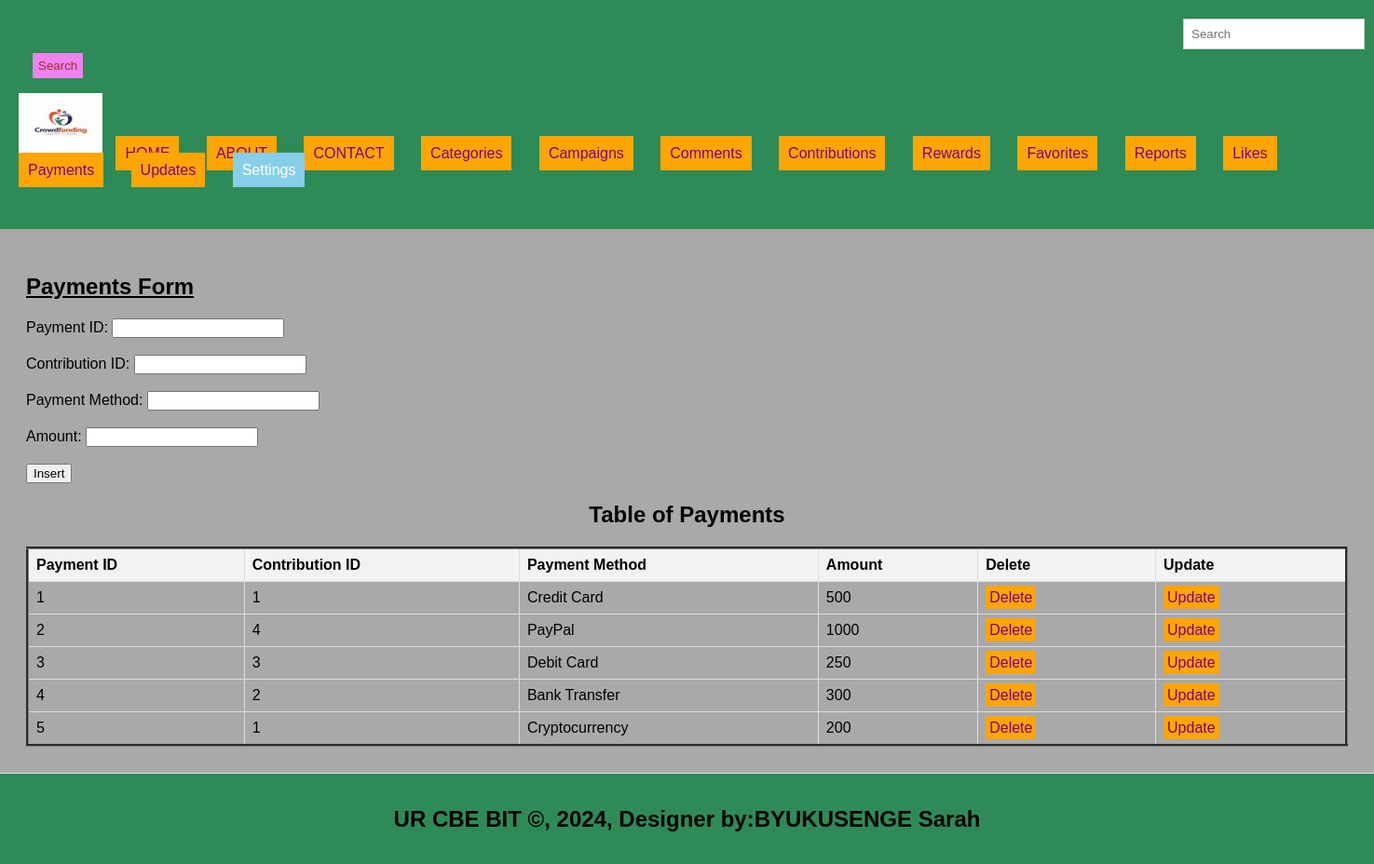
The page /payments.php on the database its author committed.
### tables this page shows
CREATE TABLE `payments` (
  `payment_id` int(11) NOT NULL,
  `contribution_id` int(11) DEFAULT NULL,
  `payment_method` varchar(50) DEFAULT NULL,
  `amount` float DEFAULT NULL
);

### payments.php (the view, shortened to what this page needs)
<!DOCTYPE html>
<html lang="en">
<head>
  <link rel="stylesheet" type="text/css" href="style.css" title="style 1" media="screen, tv, projection, handheld, print"/>
  </head>
  <header>
<body bgcolor="darkgrey">
  <form method="GET" class="d-flex" role="search" action="search.php">
      <input class="form-control me-2" type="search" placeholder="Search" aria-label="Search" name="query">
      <button class="btn btn-outline-success" type="submit">Search</button>
    </form>
  <ul style="list-style-type: none; padding: 0;">
    <li style="display: inline; margin-right: 10px;">
    <img src="./image/logopictr.jpeg" width="90" height="70" alt="Logo">
  </li>
    <li style="display: inline; margin-right: 10px;"><a href="./home.html">HOME</a></li>
    <li style="display: inline; margin-right: 10px;"><a href="./about.html">ABOUT</a></li>
    <li style="display: inline; margin-right: 10px;"><a href="./contact.html">CONTACT</a></li>
    <li style="display: inline; margin-right: 10px;"><a href="./categories.php">Categories</a></li>
    <li style="display: inline; margin-right: 10px;"><a href="./campaigns.php">Campaigns</a></li>
    <li style="display: inline; margin-right: 10px;"><a href="./comments.php">Comments</a></li>
    <li style="display: inline; margin-right: 10px;"><a href="./contributions.php">Contributions</a></li>
    <li style="display: inline; margin-right: 10px;"><a href="./rewards.php">Rewards</a></li>
    <li style="display: inline; margin-right: 10px;"><a href="./favorites.php">Favorites</a></li>
    <li style="display: inline; margin-right: 10px;"><a href="./reports.php">Reports</a></li>
    <li style="display: inline; margin-right: 10px;"><a href="./likes.php">Likes</a></li>
    <li style="display: inline; margin-right: 10px;"><a href="./payments.php">Payments</a></li>
    <li style="display: inline; margin-right: 10px;"><a href="./updates.php">Updates</a></li>
    <li class="dropdown" style="display: inline; margin-right: 10px;">
      <a href="#" style="padding: 10px; color: white; background-color: skyblue; text-decoration: none; margin-right: 15px;">Settings</a>
    </li><br><br>
  </ul>
</header>
<section>
<h1><u> Payments Form </u></h1>
<form method="post" onsubmit="return confirmInsert();">
    <label for="payment_id">Payment ID:</label>
    <input type="number" id="payment_id" name="payment_id"><br><br>
    <label for="contribution_id">Contribution ID:</label>
    <input type="number" id="contribution_id" name="contribution_id"><br><br>
    <label for="payment_method">Payment Method:</label>
    <input type="text" id="payment_method" name="payment_method" required><br><br>
    <label for="amount">Amount:</label>
    <input type="number" id="amount" name="amount" required><br><br>
    <input type="submit" name="add" value="Insert">
</form>
<!DOCTYPE html>
<html>
<head>
</head>
<body>
    <center><h2>Table of Payments</h2></center>
    <table border="3">
        <tr>
            <th>Payment ID</th>
            <th>Contribution ID</th>
            <th>Payment Method</th>
            <th>Amount</th>
            <th>Delete</th>
            <th>Update</th>
        </tr>
        <?php
        include('db_connection.php');
        $sql = "SELECT * FROM payments";
        $result = $connection->query($sql);
        if ($result->num_rows > 0) {
            while ($row = $result->fetch_assoc()) {
                $payment_id = $row['payment_id'];
                echo "<tr>
                    <td>" . $row['payment_id'] . "</td>
                    <td>" . $row['contribution_id'] . "</td>
                    <td>" . $row['payment_method'] . "</td>
                    <td>" . $row['amount'] . "</td>
                    <td><a style='padding:4px' href='delete_payments.php?payment_id=$payment_id'>Delete</a></td>
                    <td><a style='padding:4px' href='update_payments.php?payment_id=$payment_id'>Update</a></td>
                </tr>";
            }
        } else {
            echo "<tr><td colspan='6'>No data found</td></tr>";
        }
        ?>
    </table>
</body>
</section>
<footer>
  <center>
    <b><h2>UR CBE BIT &copy, 2024, Designer by:BYUKUSENGE Sarah</h2></b>
  </center>
</footer>
</body>
</html>

### style.css (style rules this page uses)
body { font-family: Arial, sans-serif; margin: 0; padding: 0; }
.form-control { padding: 8px; margin-left: 4px; border: 1px solid #ccc; }
.btn { padding: 6px; background-color: violet; color: brown; border: none; }
.dropdown { position: relative; display: inline; margin-right: 10px; }
body { font-family: Arial,sans-serif; margin:0; padding:0; }
header { background-color:seagreen; padding: 20px; }
.dropdown { position: right; display:right; direction:rtl; }
section { padding:28px; border-bottom: 1px solid #ddd; }
footer { text-align: center; padding: 15px; background-color:seagreen; }

### payments.php (style rules this page uses)
a { padding: 10px; color: green; background-color: orange; text-decoration: none; margin-right: 15px; }
a:link { color: purple; }
button.btn { margin-left: 15px; margin-top: 4px; }
input.form-control { margin-left: 1250px; padding: 8px; }
table { width: 100%; border-collapse: collapse; }
th, td { border: 1px solid #ddd; padding: 8px; text-align: left; }
th { background-color: #f2f2f2; }

### rows shown on the page
payments: payment_id "1", contribution "1", payment_method "Credit Card", amount "500"
payments: payment_id "2", contribution "4", payment_method "PayPal", amount "1000"
payments: payment_id "3", contribution "3", payment_method "Debit Card", amount "250"
payments: payment_id "4", contribution "2", payment_method "Bank Transfer", amount "300"
payments: payment_id "5", contribution "1", payment_method "Cryptocurrency", amount "200"
